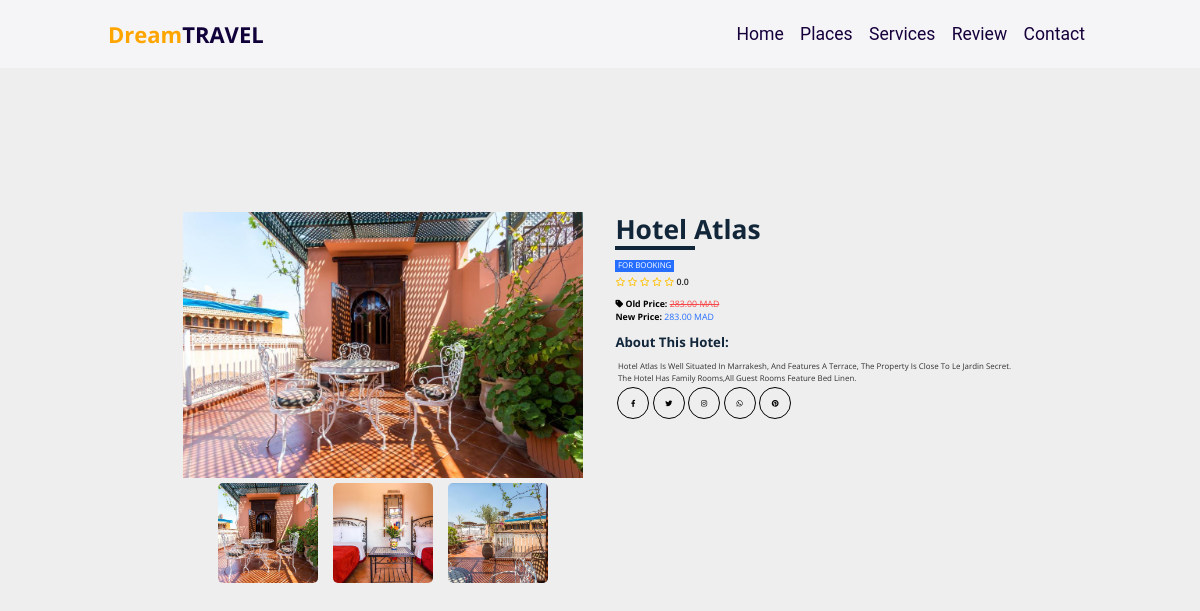
The page /hotel/atlas on the database its author committed.
### app_siteweb/models.py (models this page shows, shortened)
class Image(models.Model):
    image = models.ImageField(upload_to='image_places/')

class Hotel(models.Model):
    nom = models.CharField(max_length=25, default='Nom d\'hôtel inconnu')  # Ajout du champ nom
    emplacement = models.CharField(max_length=255)
    description = models.TextField(default='Aucune description fournie')  # Ajout du champ avec valeur par défaut
    num_telephone = models.CharField(max_length=15, default='+212000000000', validators=[RegexValidator(regex=r'^\+212\d{9}$')])
    prix = models.DecimalField(max_digits=10, decimal_places=2)
    promo = models.DecimalField(max_digits=5, decimal_places=2, default=0)  # DecimalField for promo percentage
    photos = models.ManyToManyField('Image', related_name='hotels')
    likes = models.ManyToManyField(Like, related_name='hotel_likes', blank=True)
    reviews = models.ManyToManyField(Review, related_name='hotel_reviews', blank=True)
    slug = models.SlugField(max_length=255,unique=True)
    rating = models.FloatField(
        validators=[MinValueValidator(0), MaxValueValidator(5)],  # Valeurs entre 0 et 5
        default=0  # Valeur par défaut
    )
    class Meta:
        db_table = 'hotel'
    def rate_range(self):
        return range(int(self.rating))
    def neg_rate_range(self):
        return range(5 - int(self.rating))

### app_siteweb/views.py (the view)
# urls.py: path('hotel/<str:slug>',hotel_detail,name='hotel-detail'),
def hotel_detail(request, slug):
    hotel=get_object_or_404(Hotel, slug=slug)
    return render(request, 'accueil/hotel_detail.html',context={"hotel":hotel})

### templates/accueil/hotel_detail.html (shortened to what this page needs)
{% extends "accueil/base1.html" %} {% load static %}
{% block extra_css %}
<link rel="stylesheet" href="{% static 'assets/css/place.css' %}" />
{% endblock %} {% block content %}
<div class="card-wrapper">
  <div class="card">
    <div class="product-imgs">
      <div class="img-display">
        <div class="img-showcase">
          {% for photo in hotel.photos.all %}
          <img src="{{ photo.image.url }}" alt="{{ hotel.nom }} photo" />
          {% endfor %}
        </div>
      </div>
      <div class="img-select">
        {% for photo in hotel.photos.all %}
        <div class="img-item">
          <a href="#" data-id="{{ forloop.counter }}">
            <img src="{{ photo.image.url }}" alt="{{ hotel.nom }} thumbnail" />
          </a>
        </div>
        {% endfor %}
      </div>
    </div>
    <div class="product-content">
      <h2 class="product-title">{{ hotel.nom }}</h2>
      <a href="https://shorturl.at/afS09" class="product-link">For Booking</a>
      <div class="product-rating">
         {% for _ in hotel.neg_rate_range %}
        <i class="far fa-star"></i>
        {% endfor %}
        <span>{{ hotel.rating }}</span>
      </div>
      <div class="product-price">
        <p class="last-price">
          <i class="fa-solid fa-tag"></i>
          Old Price: <span>{{ hotel.prix }} MAD</span>
        </p>
        <p class="new-price">
          {% if hotel.promo > 0 %}
          <i class="fa-solid fa-coins"></i>
          New Price:
          <span>{{ hotel.calculate_total_price_with_promotion }} MAD</span>
          {% else %} New Price: <span>{{ hotel.prix }} MAD</span>
          {% endif %}
        </p>
      </div>
      <div class="product-detail">
        <h2>About This Hotel:</h2>
        <p>{{ hotel.description }}</p>
      </div>
      <div class="social-links">
        <a href="#"><i class="fab fa-facebook-f"></i></a>
        <a href="#"><i class="fab fa-twitter"></i></a>
        <a href="#"><i class="fab fa-instagram"></i></a>
        <a href="#"><i class="fab fa-whatsapp"></i></a>
        <a href="#"><i class="fab fa-pinterest"></i></a>
      </div>
    </div>
  </div>
</div>
{% endblock %}

### static/assets/css/style.css (style rules this page uses)
:root { --orange:#ffa500; }
* { font-family: 'Nunito', sans-serif; margin:0; padding:0; box-sizing: border-box; text-transform: capitalize; outline: none; border:none; text-decoration: none; transition: all .2s linear; }
html { font-size: 62.5%; overflow-x: hidden; scroll-padding-top: 6rem; scroll-behavior: smooth; }
@media (max-width:1200px) { html { font-size: 55%; } }
body { background: #EEEEEE; font-family: 'Roboto', sans-serif; }
.card { width: 300px; border: none; border-radius: 15px; }

### static/assets/css/place.css (style rules this page uses)
* { box-sizing: border-box; padding: 0; margin: 0; font-family: "Open Sans", sans-serif; }
body { line-height: 1.5; }
.card-wrapper { max-width: 1100px; margin: 0 auto; }
img { width: 100%; display: block; }
.img-display { overflow: hidden; }
.img-showcase { display: flex; width: 100%; transition: all 0.5s ease; }
.img-showcase img { min-width: 100%; }
.img-select { display: flex; justify-content: space-between; flex-wrap: nowrap; }
.img-item { width: 100px; height: 100px; margin: 5px; }
.img-item img { width: 100%; height: 100%; object-fit: cover; border-radius: 5px; }
.img-item a { display: block; height: 100%; }
.img-item:not(:last-child) { margin-right: 10px; }
.product-content { padding: 2rem 1rem; }
.product-title { font-size: 3rem; text-transform: capitalize; font-weight: 700; position: relative; color: #12263a; margin: 1rem 0; }
.product-title::after { content: ""; position: absolute; left: 0; bottom: 0; height: 4px; width: 80px; background: #12263a; }
.product-link { text-decoration: none; text-transform: uppercase; font-weight: 400; font-size: 0.9rem; display: inline-block; margin-bottom: 0.5rem; background: #256eff; color: #fff; padding: 0 0.3rem; transition: all 0.5s ease; }
.product-rating { color: #ffc107; }
.product-rating span { font-weight: 600; color: #252525; }
.product-price { margin: 1rem 0; font-size: 1rem; font-weight: 700; }
.product-price span { font-weight: 400; }
.last-price span { color: #f64749; text-decoration: line-through; }
.new-price span { color: #256eff; }
.product-detail h2 { text-transform: capitalize; color: #12263a; padding-bottom: 0.6rem; }
.product-detail p { font-size: 0.9rem; padding: 0.3rem; opacity: 0.8; }
.social-links { display: flex; align-items: center; }
.social-links a { display: flex; align-items: center; justify-content: center; width: 32px; height: 32px; color: #000; border: 1px solid #000; margin: 0 0.2rem; border-radius: 50%; text-decoration: none; font-size: 0.8rem; transition: all 0.5s ease; }
.card { width: 800px; border: none; border-radius: 15px; padding: 1.5rem; margin: 1.5rem auto; }
@media screen and (min-width: 992px) { .card { width: 80%; display: grid; grid-template-columns: repeat(2, 1fr); grid-gap: 1.5rem; } }
@media screen and (min-width: 992px) { .card-wrapper { height: 100vh; display: flex; justify-content: center; align-items: center; } }
@media screen and (min-width: 992px) { .product-imgs { display: flex; flex-direction: column; align-items: center; justify-content: center; width: 100%; max-width: 800px; padding: 10px; } }
@media screen and (min-width: 992px) { .product-content { padding-top: 0; } }

### rows shown on the page
Image: image (picture)
Image: image (picture)
Image: image (picture)
Hotel: nom "Hotel Atlas", rating "0.0", prix "283.00", description "Hotel Atlas Is Well Situated In Marrakesh, And Features A Terrace, The Property Is Close To Le Jardin Secret. The Hotel Has Family Rooms,All Guest Rooms Feature Bed Linen."
